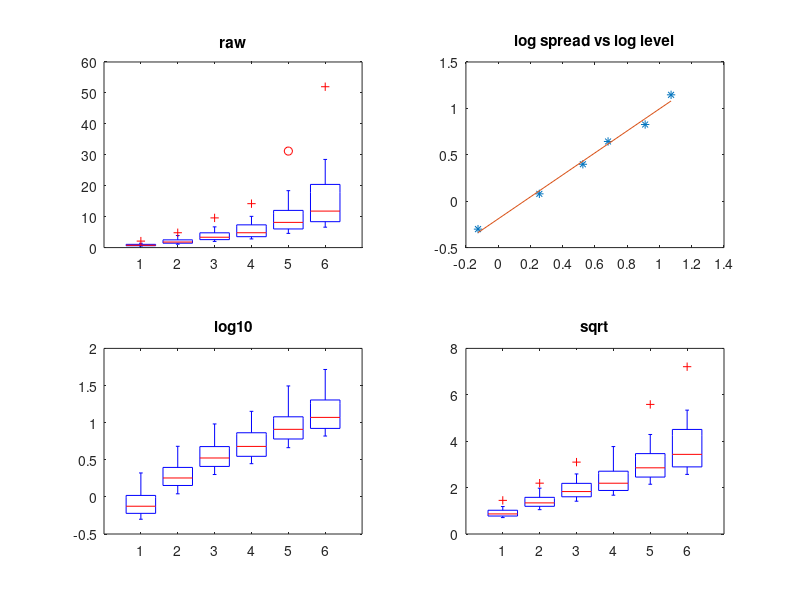

Reproduce this figure in MATLAB.
% populations (100k) of the 10 largest cities in 6 countries
x = [  2.1   4.8   9.6  14.2  31.2  52.0;
       1.4   3.9   6.7  10.1  18.4  28.5;
       1.1   2.6   5.0   7.8  12.6  22.1;
       0.9   2.2   4.1   6.0  10.3  15.4;
       0.8   1.9   3.6   5.2   8.8  12.7;
       0.7   1.7   3.1   4.4   7.5  10.9;
       0.6   1.5   2.8   3.9   6.4   9.2;
       0.6   1.4   2.5   3.4   5.9   8.1;
       0.5   1.2   2.2   3.1   5.1   7.3;
       0.5   1.1   2.0   2.8   4.6   6.6];

cv = std(x) ./ mean(x)

q = prctile(x, [25 50 75]);
med = q(2, :);
spread = q(3, :) - q(1, :);

lx = log10(med)';
ly = log10(spread)';
X = [ones(size(lx)) lx];
beta = X \ ly
b = beta(2);
p = 1 - b
% p is close to 0, start with log and check the neighbouring powers

figure;
subplot(2, 2, 1); boxplot(x); title('raw');
subplot(2, 2, 2); plot(lx, ly, '*', lx, X * beta, '-'); title('log spread vs log level');

powers = [0 0.25 0.5];
for k = 1:numel(powers)
    if powers(k) == 0
        t = log10(x);
    else
        t = x .^ powers(k);
    end
    qt = prctile(t, [25 50 75]);
    r = corr(qt(2, :)', (qt(3, :) - qt(1, :))');
    fprintf('p = %.2f: correlation of level and spread = %.3f\n', powers(k), r);
end

subplot(2, 2, 3); boxplot(log10(x)); title('log10');
subplot(2, 2, 4); boxplot(sqrt(x)); title('sqrt');
